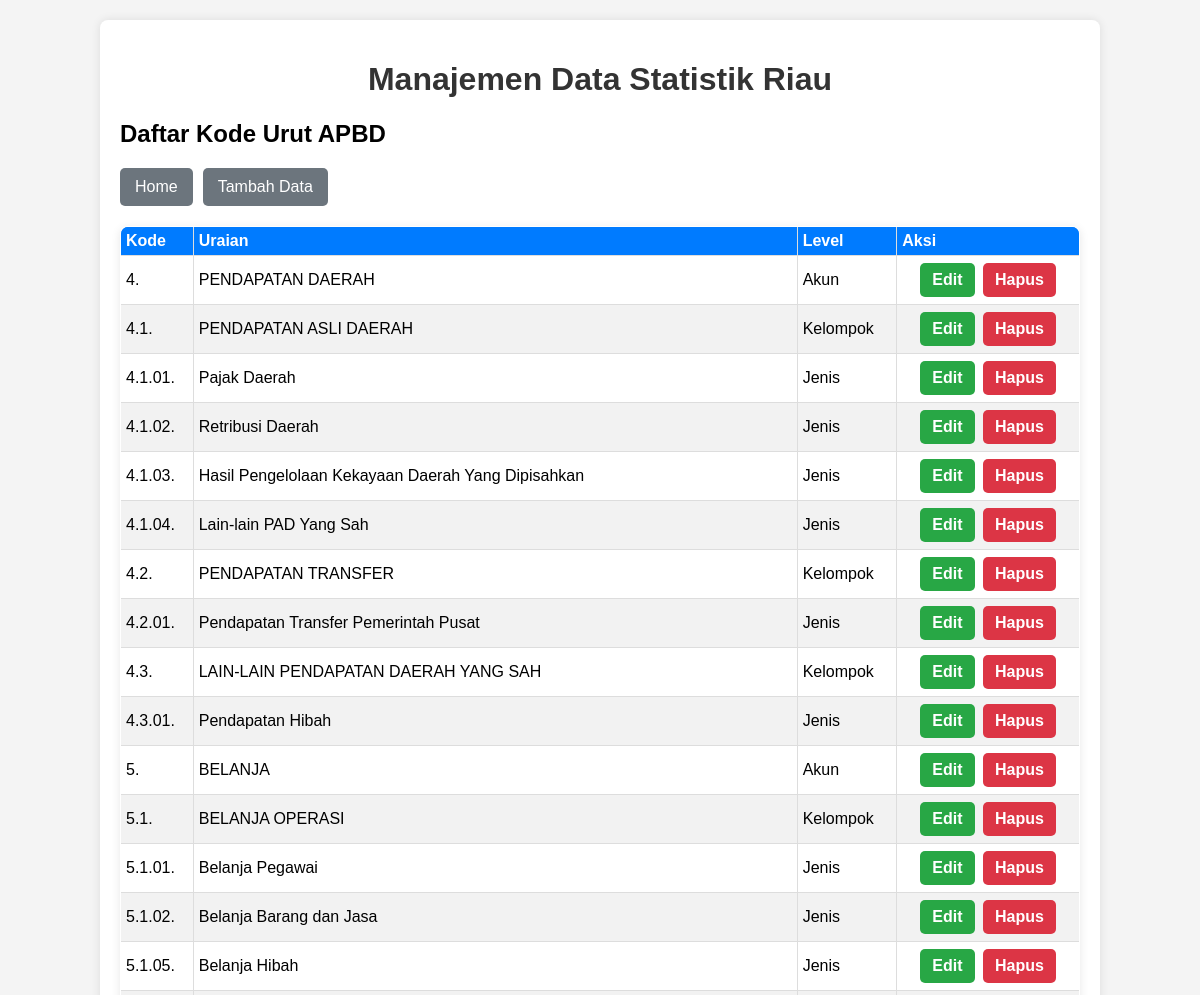
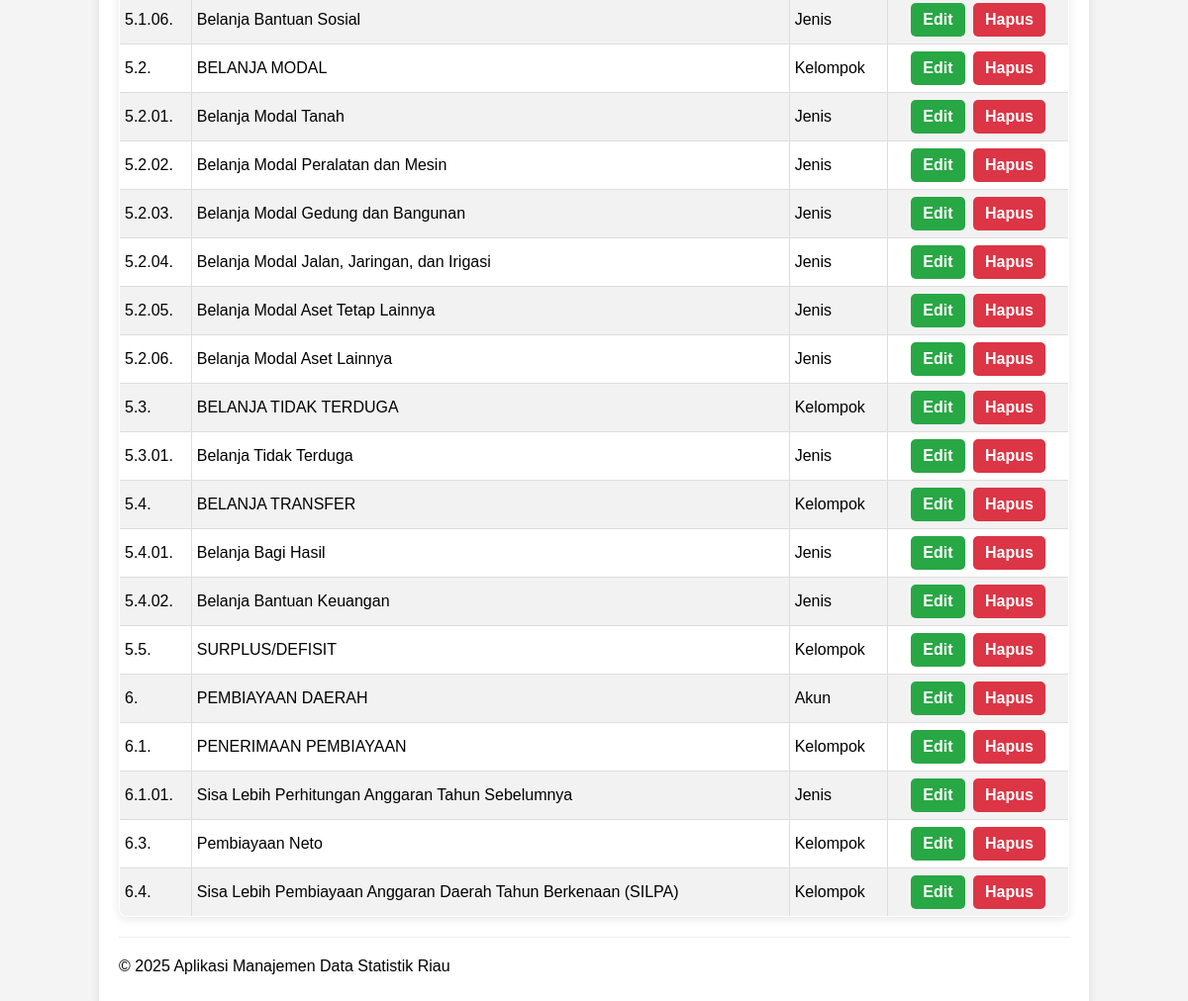
Page /apbd-kode-urut/read.php on the committed database (2 pictures, top to bottom).
### tables this page shows
CREATE TABLE `kode_urut` (
  `id` int(11) NOT NULL,
  `no_urut` varchar(11) DEFAULT NULL,
  `uraian` varchar(255) DEFAULT NULL,
  `id_kode_level` int(11) DEFAULT NULL
);

CREATE TABLE `kode_level` (
  `id` int(11) NOT NULL,
  `nama_level` varchar(255) DEFAULT NULL,
  `akronim` varchar(255) DEFAULT NULL
);

### apbd-kode-urut/read.php (the view, shortened to what this page needs)
<?php
include '../config/database.php';
include '../templates/header.php';
$sql = "SELECT ku.id, ku.no_urut, ku.uraian, kl.nama_level
        FROM kode_urut ku
        INNER JOIN kode_level kl
        ON ku.id_kode_level = kl.id
        ORDER BY ku.no_urut ASC";
$result = $conn->query($sql);
?>
<h2>Daftar Kode Urut APBD</h2>
<div class="button-group">
    <button><a href="../index.php">Home</a></button>
    <button><a href="create.php">Tambah Data</a></button>
</div>
<?php
if ($result->num_rows > 0):
?>
    <table>
        <thead>
            <tr>
                <th>Kode</th>
                <th>Uraian</th>
                <th>Level</th>
                <th>Aksi</th>
            </tr>
        </thead>
        <tbody>
            <?php
            while ($row = $result->fetch_assoc()):
            ?>
                <tr>
                    <td><?php echo htmlspecialchars($row['no_urut']); ?></td>
                    <td><?php echo htmlspecialchars($row['uraian']); ?></td>
                    <td><?php echo htmlspecialchars($row['nama_level']); ?></td>
                    <td class="actions">
                        <a href="update.php?id=<?php echo htmlspecialchars($row['id']); ?>" class="edit">Edit</a>
                        <a href="delete.php?id=<?php echo htmlspecialchars($row['id']); ?>" class="delete" onclick="return confirm('Apakah Anda yakin ingin menghapus data ini?')">Hapus</a>
                    </td>
                </tr>
            <?php endwhile; ?>
        </tbody>
    </table>
<?php else: ?>
    <p>Belum ada data.</p>
<?php endif; ?>
<?php
include '../templates/footer.php';
?>

### apbd-kode-urut/style.css (style rules this page uses)
body { font-family: Arial, sans-serif; background-color: #f4f4f4; margin: 0; padding: 0; }
table { width: 100%; border-collapse: collapse; margin-top: 20px; }
table, th, td { border: 1px solid #ddd; }
th, td { padding: 10px; text-align: left; }
th { background-color: #007bff; color: white; }
tr:nth-child(even) { background-color: #f2f2f2; }
.actions a { text-decoration: none; padding: 5px 10px; border-radius: 3px; margin-right: 5px; }
.actions .edit { background-color: #ffc107; color: white; }
.actions .delete { background-color: #dc3545; color: white; }

### templates/header.php (style rules this page uses)
table { width: 100%; border-collapse: collapse; margin-top: 20px; box-shadow: 0 2px 10px rgba(0,0,0,0.1); border-radius: 8px; overflow: hidden; }
table thead tr { background-color: #007bff; color: white; }
table th, table td { padding: 5px 5px; border: 1px solid #ddd; text-align: left; }
table tbody tr:nth-child(even) { background-color: #f2f2f2; }
table tbody tr:nth-child(odd) { background-color: #ffffff; }
table td.actions { text-align: center; white-space: nowrap; }
table td.actions a { padding: 8px 12px; text-decoration: none; border-radius: 5px; display: inline-block; margin: 2px; font-weight: bold; }
table td.actions .edit { background-color: #28a745; color: white; }
table td.actions .delete { background-color: #dc3545; color: white; }
.button-group { margin-bottom: 15px; display: flex; gap: 10px; }
.button-group button { background-color: #6c757d; color: white; padding: 10px 15px; border: none; border-radius: 5px; cursor: pointer; font-size: 16px; transition: background-color 0.3s ease; }
.button-group button a { color: white; text-decoration: none; }

### rows in the picture
kode_urut: no_urut "4.", uraian "PENDAPATAN DAERAH", id_kode_level.nama_level "Akun"
kode_urut: no_urut "4.1.", uraian "PENDAPATAN ASLI DAERAH", id_kode_level.nama_level "Kelompok"
kode_urut: no_urut "4.1.01.", uraian "Pajak Daerah", id_kode_level.nama_level "Jenis"
kode_urut: no_urut "4.1.02.", uraian "Retribusi Daerah", id_kode_level.nama_level "Jenis"
kode_urut: no_urut "4.1.03.", uraian "Hasil Pengelolaan Kekayaan Daerah Yang Dipisahkan", id_kode_level.nama_level "Jenis"
kode_urut: no_urut "4.1.04.", uraian "Lain-lain PAD Yang Sah", id_kode_level.nama_level "Jenis"
kode_urut: no_urut "4.2.", uraian "PENDAPATAN TRANSFER", id_kode_level.nama_level "Kelompok"
kode_urut: no_urut "4.2.01.", uraian "Pendapatan Transfer Pemerintah Pusat", id_kode_level.nama_level "Jenis"
kode_urut: no_urut "4.3.", uraian "LAIN-LAIN PENDAPATAN DAERAH YANG SAH", id_kode_level.nama_level "Kelompok"
kode_urut: no_urut "4.3.01.", uraian "Pendapatan Hibah", id_kode_level.nama_level "Jenis"
kode_urut: no_urut "5.", uraian "BELANJA", id_kode_level.nama_level "Akun"
kode_urut: no_urut "5.1.", uraian "BELANJA OPERASI", id_kode_level.nama_level "Kelompok"
kode_urut: no_urut "5.1.01.", uraian "Belanja Pegawai", id_kode_level.nama_level "Jenis"
kode_urut: no_urut "5.1.02.", uraian "Belanja Barang dan Jasa", id_kode_level.nama_level "Jenis"
kode_urut: no_urut "5.1.05.", uraian "Belanja Hibah", id_kode_level.nama_level "Jenis"
kode_urut: no_urut "5.1.06.", uraian "Belanja Bantuan Sosial", id_kode_level.nama_level "Jenis"
kode_urut: no_urut "5.2.", uraian "BELANJA MODAL", id_kode_level.nama_level "Kelompok"
kode_urut: no_urut "5.2.01.", uraian "Belanja Modal Tanah", id_kode_level.nama_level "Jenis"
kode_urut: no_urut "5.2.02.", uraian "Belanja Modal Peralatan dan Mesin", id_kode_level.nama_level "Jenis"
kode_urut: no_urut "5.2.03.", uraian "Belanja Modal Gedung dan Bangunan", id_kode_level.nama_level "Jenis"
kode_urut: no_urut "5.2.04.", uraian "Belanja Modal Jalan, Jaringan, dan Irigasi", id_kode_level.nama_level "Jenis"
kode_urut: no_urut "5.2.05.", uraian "Belanja Modal Aset Tetap Lainnya", id_kode_level.nama_level "Jenis"
kode_urut: no_urut "5.2.06.", uraian "Belanja Modal Aset Lainnya", id_kode_level.nama_level "Jenis"
kode_urut: no_urut "5.3.", uraian "BELANJA TIDAK TERDUGA", id_kode_level.nama_level "Kelompok"
kode_urut: no_urut "5.3.01.", uraian "Belanja Tidak Terduga", id_kode_level.nama_level "Jenis"
kode_urut: no_urut "5.4.", uraian "BELANJA TRANSFER", id_kode_level.nama_level "Kelompok"
kode_urut: no_urut "5.4.01.", uraian "Belanja Bagi Hasil", id_kode_level.nama_level "Jenis"
kode_urut: no_urut "5.4.02.", uraian "Belanja Bantuan Keuangan", id_kode_level.nama_level "Jenis"
kode_urut: no_urut "5.5.", uraian "SURPLUS/DEFISIT", id_kode_level.nama_level "Kelompok"
kode_urut: no_urut "6.", uraian "PEMBIAYAAN DAERAH", id_kode_level.nama_level "Akun"
kode_urut: no_urut "6.1.", uraian "PENERIMAAN PEMBIAYAAN", id_kode_level.nama_level "Kelompok"
kode_urut: no_urut "6.1.01.", uraian "Sisa Lebih Perhitungan Anggaran Tahun Sebelumnya", id_kode_level.nama_level "Jenis"
kode_urut: no_urut "6.3.", uraian "Pembiayaan Neto", id_kode_level.nama_level "Kelompok"
kode_urut: no_urut "6.4.", uraian "Sisa Lebih Pembiayaan Anggaran Daerah Tahun Berkenaan (SILPA)", id_kode_level.nama_level "Kelompok"
